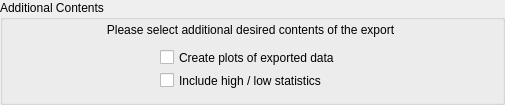
        <widget class="QGroupBox" name="groupBox_exportADD">
         <property name="geometry">
          <rect>
           <x>10</x>
           <y>1268</y>
           <width>505</width>
           <height>105</height>
          </rect>
         </property>
         <property name="minimumSize">
          <size>
           <width>505</width>
           <height>105</height>
          </size>
         </property>
         <property name="maximumSize">
          <size>
           <width>505</width>
           <height>105</height>
          </size>
         </property>
         <property name="title">
          <string>Additional Contents</string>
         </property>
         <widget class="QCheckBox" name="checkBox_exportHiLo">
          <property name="geometry">
           <rect>
            <x>160</x>
            <y>72</y>
            <width>321</width>
            <height>17</height>
           </rect>
          </property>
          <property name="font">
           <font>
            <underline>false</underline>
           </font>
          </property>
          <property name="toolTip">
           <string>Check in order to include high/low statistics of the exported weather data within the specified time range</string>
          </property>
          <property name="text">
           <string>Include high / low statistics</string>
          </property>
         </widget>
         <widget class="QLabel" name="label_34">
          <property name="geometry">
           <rect>
            <x>0</x>
            <y>20</y>
            <width>501</width>
            <height>20</height>
           </rect>
          </property>
          <property name="font">
           <font>
            <weight>50</weight>
            <bold>false</bold>
            <underline>false</underline>
           </font>
          </property>
          <property name="text">
           <string>Please select additional desired contents of the export</string>
          </property>
          <property name="alignment">
           <set>Qt::AlignCenter</set>
          </property>
         </widget>
         <widget class="QCheckBox" name="checkBox_exportPlot">
          <property name="geometry">
           <rect>
            <x>160</x>
            <y>49</y>
            <width>321</width>
            <height>17</height>
           </rect>
          </property>
          <property name="font">
           <font>
            <underline>false</underline>
           </font>
          </property>
          <property name="toolTip">
           <string>Check in order to include plots of the exported weather data</string>
          </property>
          <property name="text">
           <string>Create plots of exported data</string>
          </property>
         </widget>
        </widget>
